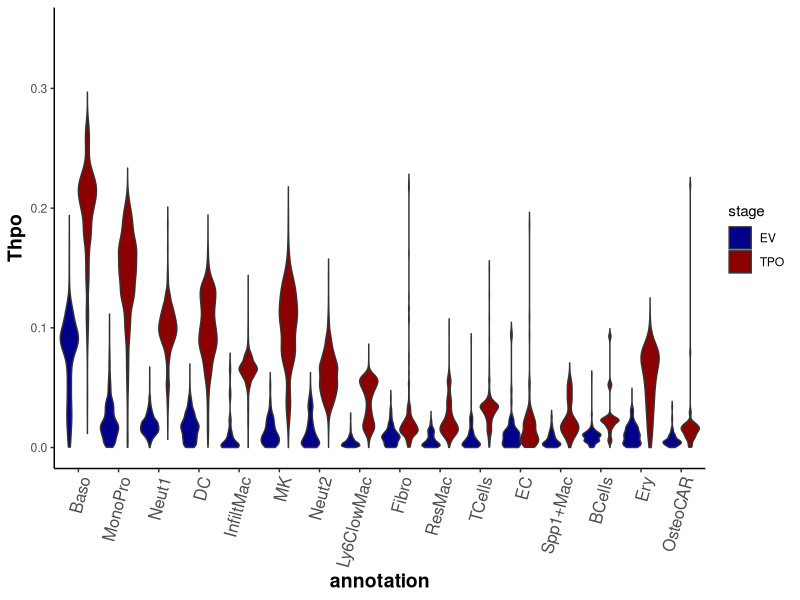
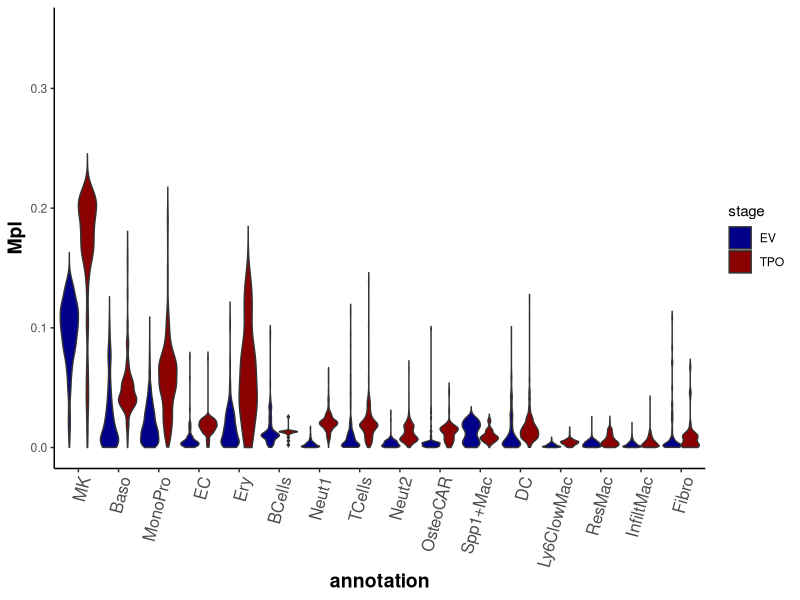
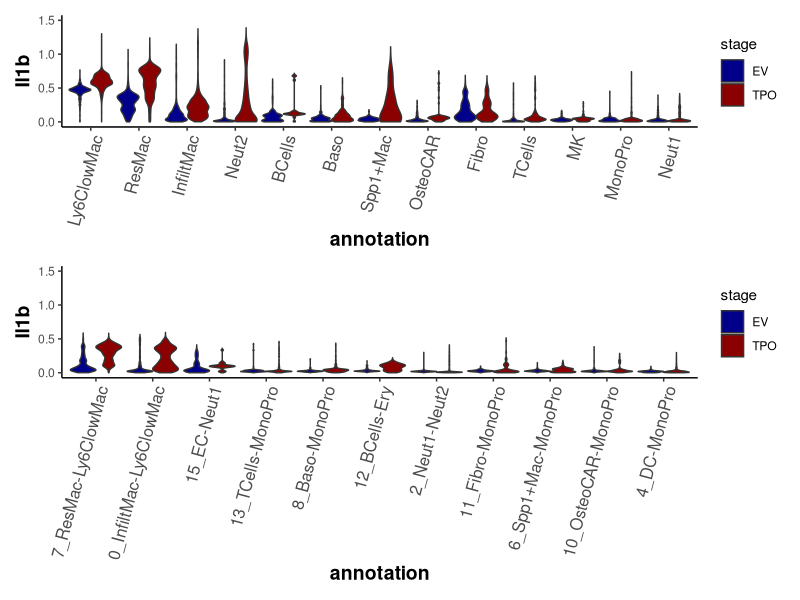
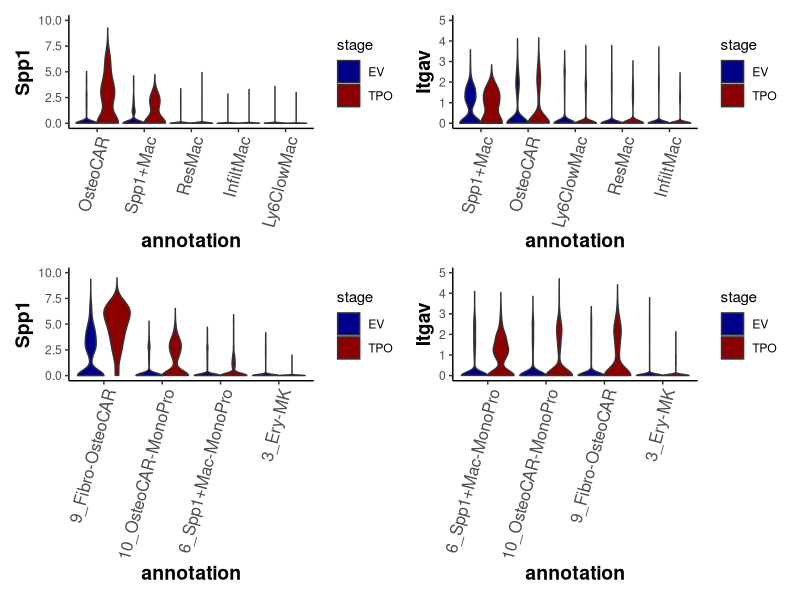
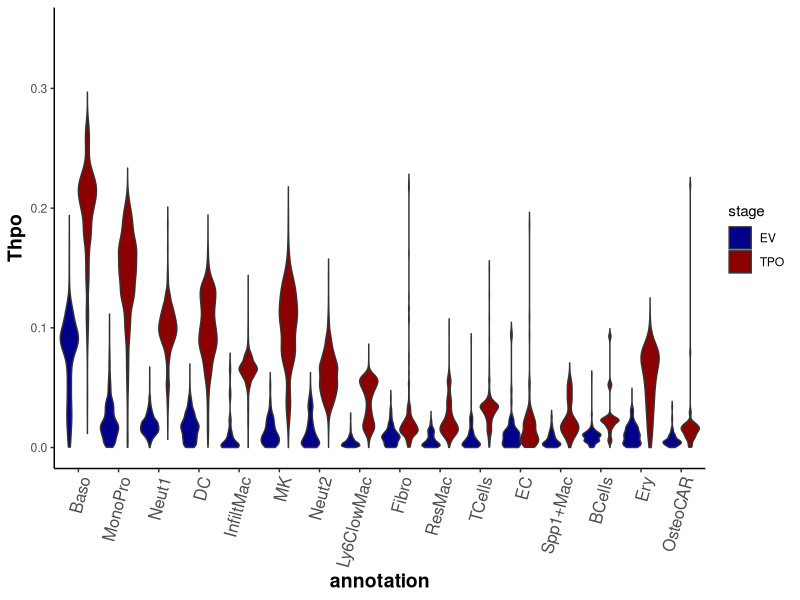
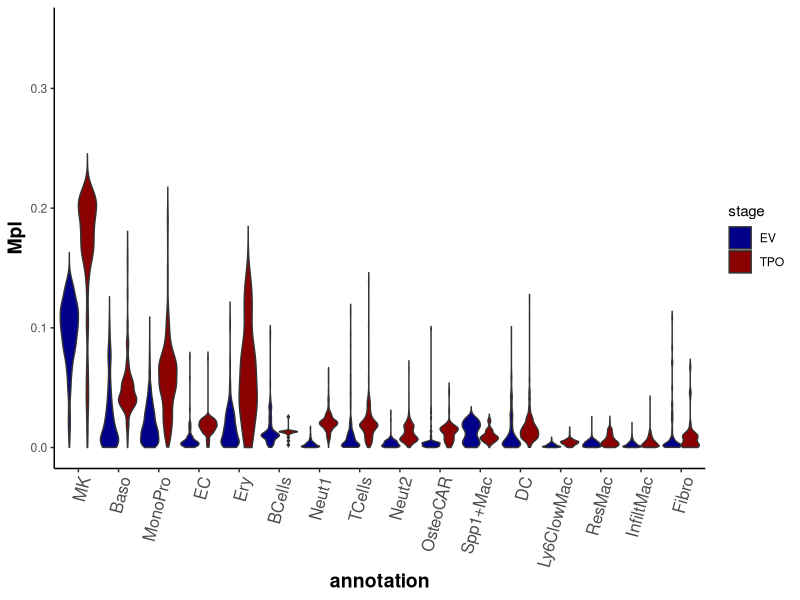
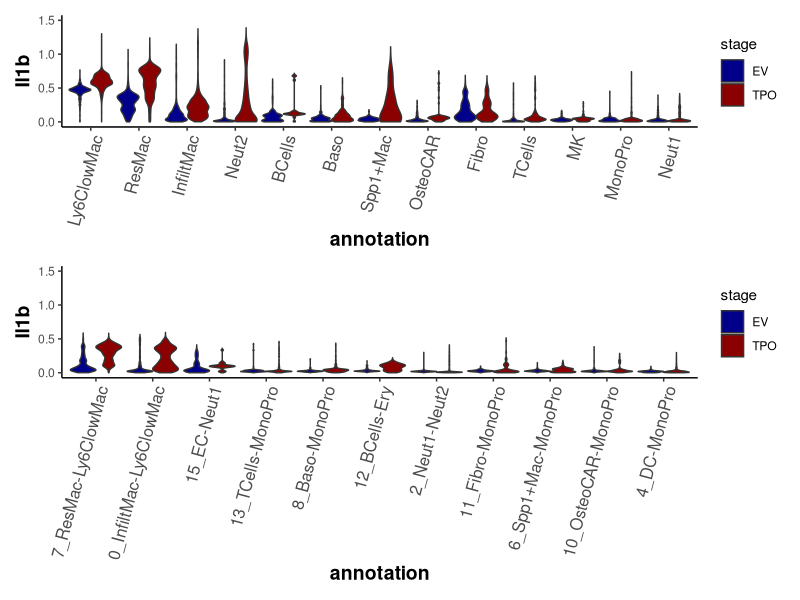
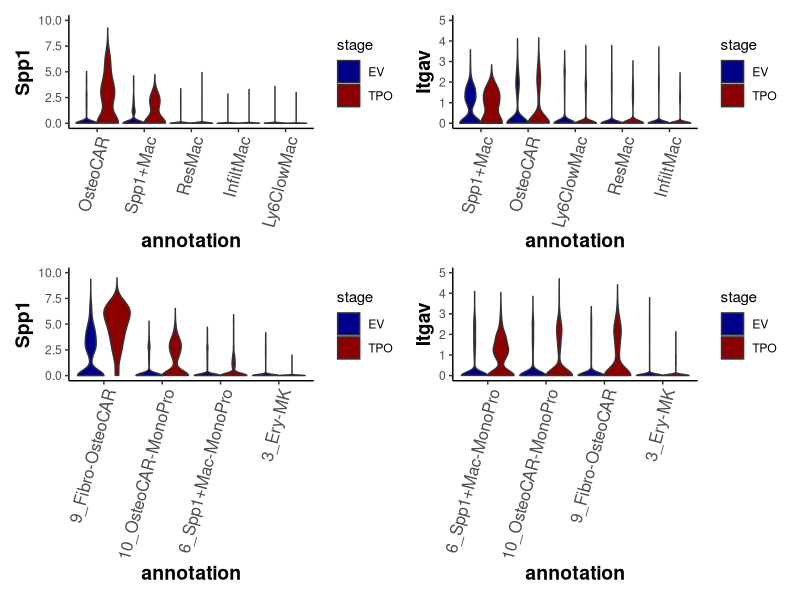

Write the R code that produced these figures, in order.
library(ggplot2)
library(dplyr)
library(patchwork)

violin_p<-function(d, gene, ymax=5){

    d.arranged <- d %>% 
        group_by(annotation) %>% 
        mutate(gene_imp.mean = mean(gene_imp, na.rm=T)) %>% 
        arrange(desc(gene_imp.mean))

    annotation.ordered <- unique(d.arranged$annotation)

    d.reordered <- d.arranged %>% 
        mutate(annotation = factor(annotation, levels = annotation.ordered))

    ggplot(d.reordered, aes(x=annotation, y=gene_imp, fill=stage)) + geom_violin(scale='width', trim=F, na.rm=T) + 
        ylim(0, ymax)+ 
        theme(axis.text.x = element_text(angle = 75, hjust=1, size=12), axis.title=element_text(size=14,face="bold"),
            panel.background = element_rect(fill = "white"),
            panel.border = element_blank(),  # Remove panel border
            panel.grid.major = element_blank(), # Remove major grid lines
            panel.grid.minor = element_blank(), # Remove minor grid lines
            axis.line = element_line(color = "black")) +
        labs(y=gene)+scale_fill_manual(values=c("darkblue", "darkred"))

}


dat<-read.csv('../res_data/revision/violin/Thpo_sing_violinData_imp_f.csv', row.names=1)

violin_p(dat, gene='Thpo', ymax=0.35)
ggsave(file="../figures/revision/FS1/FS1K_Thpo.pdf", width=7, height=4, dpi=300)

###

dat<-read.csv('../res_data/revision/violin/Mpl_sing_violinData_imp_f.csv', row.names=1)

violin_p(dat, gene='Mpl', ymax=0.35)
ggsave(file="../figures/revision/FS1/FS1K_Mpl.pdf", width=7, height=4, dpi=300)

###

violin_p<-function(d, gene, min_ratio, ymax=5){
    #filter by min ratio
    rts<-sapply(unique(d$annotation), function(x){mean(d$gene_imp[d$stage=='TPO' & d$annotation==x])/mean(d$gene_imp[d$stage=='EV' &        d$annotation==x])})
    d<-d[d$annotation %in% names(rts)[rts>=min_ratio & !is.nan(rts)],]

    d.arranged <- d %>% 
        group_by(annotation) %>% 
        mutate(gene_imp.mean = mean(gene_imp, na.rm=T)) %>% 
        arrange(desc(gene_imp.mean))

    annotation.ordered <- unique(d.arranged$annotation)

    d.reordered <- d.arranged %>% 
        mutate(annotation = factor(annotation, levels = annotation.ordered))

    ggplot(d.reordered, aes(x=annotation, y=gene_imp, fill=stage)) + geom_violin(scale='width', trim=F, na.rm=T) + 
        ylim(0, ymax)+ 
        theme(axis.text.x = element_text(angle = 75, hjust=1, size=12), axis.title=element_text(size=14,face="bold"),
            panel.background = element_rect(fill = "white"),
            panel.border = element_blank(),  # Remove panel border
            panel.grid.major = element_blank(), # Remove major grid lines
            panel.grid.minor = element_blank(), # Remove minor grid lines
            axis.line = element_line(color = "black")) +
        labs(y=gene)+scale_fill_manual(values=c("darkblue", "darkred"))

}


###

dat<-read.csv('../res_data/revision/violin/Il1b_sing_violinData_imp_f.csv', row.names=1)

p1=violin_p(dat, gene='Il1b', min_ratio = 1, ymax=1.5)

###

dat<-read.csv('../res_data/revision/violin/Il1b_doub_violinData_imp_f.csv', row.names=1)

p2=violin_p(dat, gene='Il1b', min_ratio = 1, ymax=1.5)
p1/p2
ggsave(file="../figures/revision/FS5/FS5D.pdf", width=4, height=6, dpi=300)

###



violin_p<-function(d, gene, min_ratio, ymax=5){
    #filter by min ratio
    rts<-sapply(unique(d$annotation), function(x){mean(d$gene[d$stage=='TPO' & d$annotation==x])/mean(d$gene[d$stage=='EV' &        d$annotation==x])})

    d.arranged <- d %>% 
        group_by(annotation) %>% 
        mutate(gene.mean = mean(gene, na.rm=T)) %>% 
        arrange(desc(gene.mean))

    annotation.ordered <- unique(d.arranged$annotation)

    d.reordered <- d.arranged %>% 
        mutate(annotation = factor(annotation, levels = annotation.ordered))

    ggplot(d.reordered, aes(x=annotation, y=gene, fill=stage)) + geom_violin(scale='width', trim=F, na.rm=T) + 
        ylim(0, ymax)+ 
        theme(axis.text.x = element_text(angle = 75, hjust=1, size=12), axis.title=element_text(size=14,face="bold"),
            panel.background = element_rect(fill = "white"),
            panel.border = element_blank(),  # Remove panel border
            panel.grid.major = element_blank(), # Remove major grid lines
            panel.grid.minor = element_blank(), # Remove minor grid lines
            axis.line = element_line(color = "black")) +
        labs(y=gene)+scale_fill_manual(values=c("darkblue", "darkred"))

}


dat1<-read.csv('../res_data/revision/violin/Spp1_sing_violinData_imp_f.csv', row.names=1)
dat1<-dat1[dat1$annotation %in% c('OsteoCAR', 'Spp1+Mac', 'ResMac', 'InfiltMac', 'Ly6ClowMac'),]
dat2<-read.csv('../res_data/revision/violin/Spp1_doub_violinData_imp_f.csv', row.names=1)
dat2<-dat2[dat2$annotation %in% c('9_Fibro-OsteoCAR', '10_OsteoCAR-MonoPro', '6_Spp1+Mac-MonoPro', '3_Ery-MK'),]
dat3<-read.csv('../res_data/revision/violin/Itgav_sing_violinData_imp_f.csv', row.names=1)
dat3<-dat3[dat3$annotation %in% c('OsteoCAR', 'Spp1+Mac', 'ResMac', 'InfiltMac', 'Ly6ClowMac'),]
dat4<-read.csv('../res_data/revision/violin/Itgav_doub_violinData_imp_f.csv', row.names=1)
dat4<-dat4[dat4$annotation %in% c('9_Fibro-OsteoCAR', '10_OsteoCAR-MonoPro', '6_Spp1+Mac-MonoPro', '3_Ery-MK'),]
###

p1=violin_p(dat1, gene="Spp1", min_ratio = 0, ymax=10)
p2=violin_p(dat2, gene="Spp1", min_ratio = 0, ymax=10)
p3=violin_p(dat3, gene="Itgav", min_ratio = 0, ymax=5)
p4=violin_p(dat4, gene="Itgav", min_ratio = 0, ymax=5)

p1+p3+p2+p4
ggsave(file="../figures/revision/FS4/FS4AB.pdf", width=8, height=6, dpi=300)
